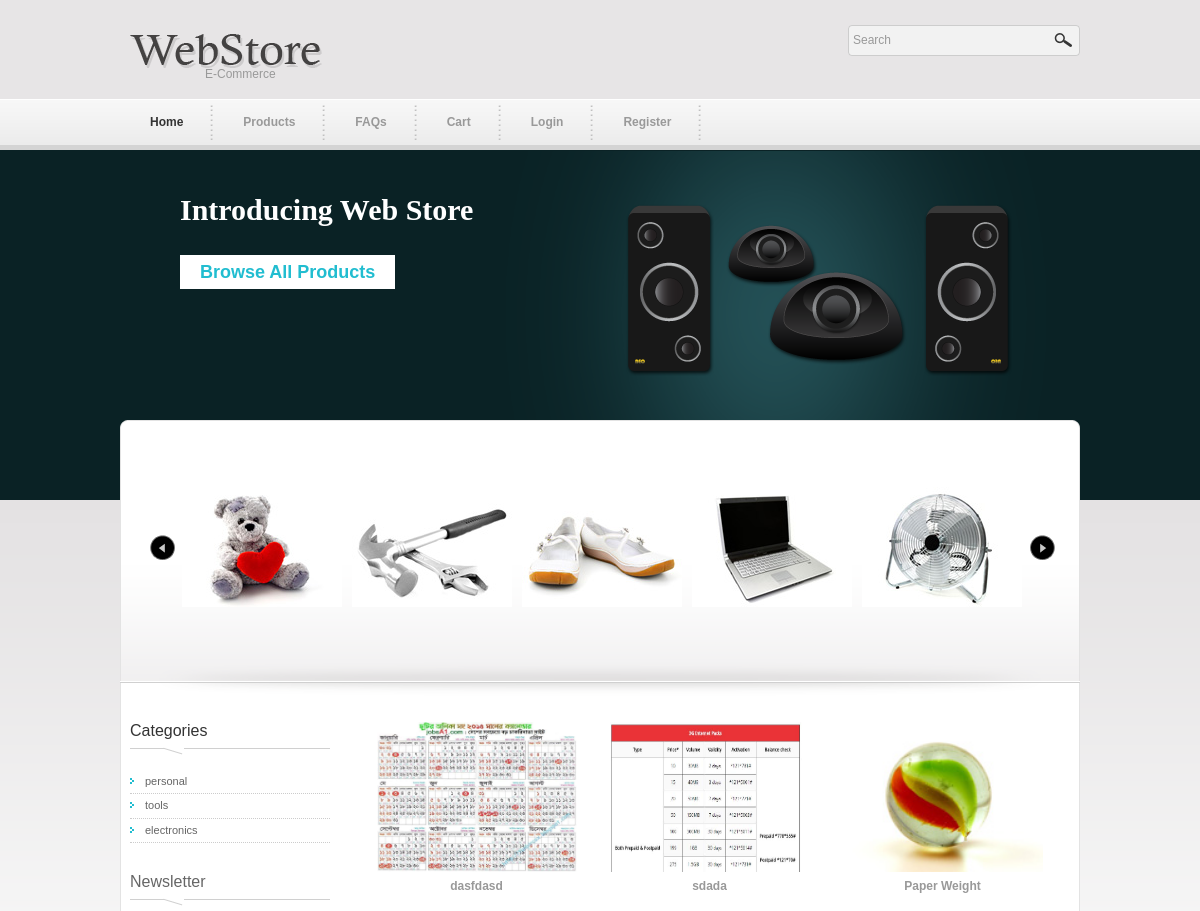
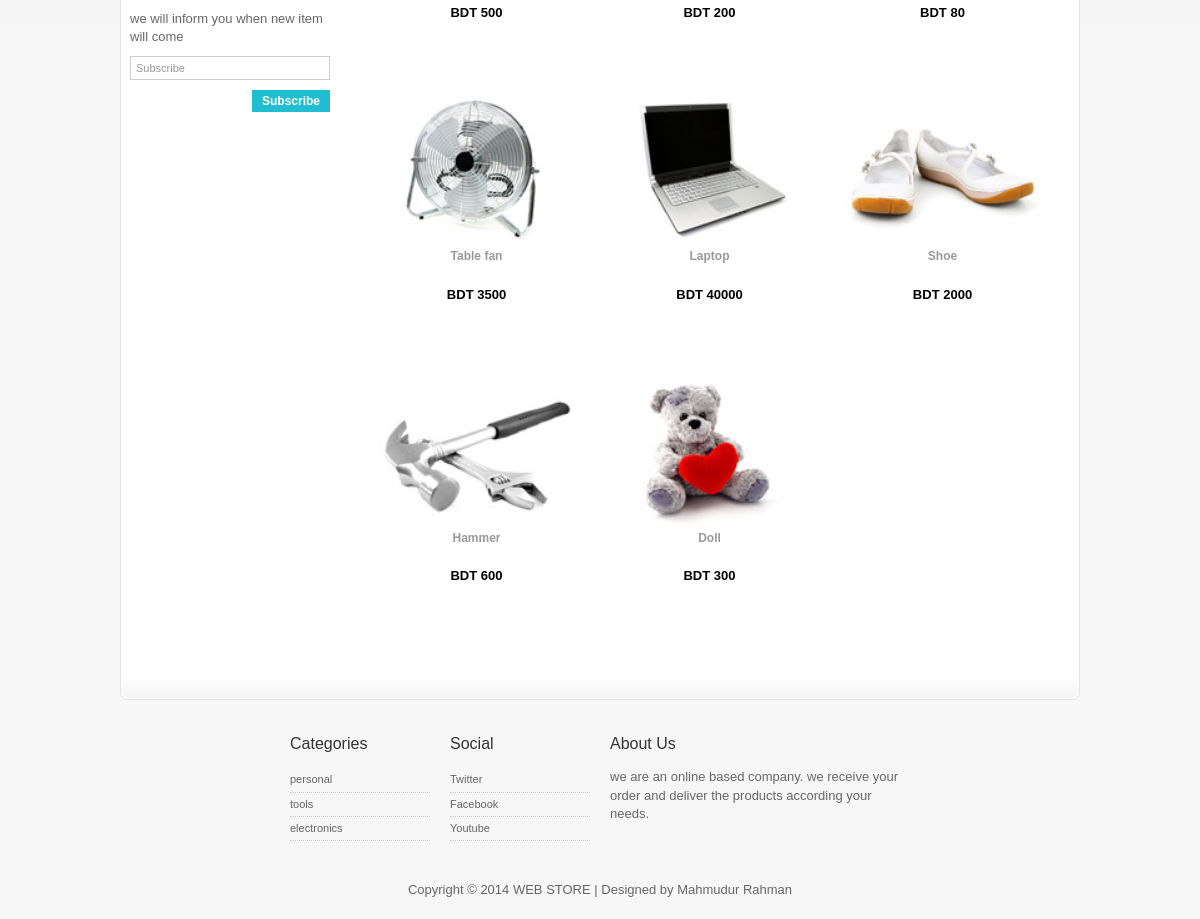
/products.php, run on the app's committed database (2 pictures, top to bottom).
### tables this page shows
CREATE TABLE IF NOT EXISTS `products` (
  `product_id` int(11) NOT NULL AUTO_INCREMENT,
  `product_name` varchar(100) DEFAULT NULL,
  `description` varchar(2000) DEFAULT NULL,
  `price` int(11) DEFAULT NULL,
  `availability` int(11) DEFAULT NULL,
  `model` varchar(50) DEFAULT NULL,
  `manufacturer` varchar(50) DEFAULT NULL,
  `category` varchar(50) DEFAULT NULL,
  `image_link` varchar(200) DEFAULT NULL,
  `sell` int(11) DEFAULT NULL,
  `view` int(11) DEFAULT NULL,
  `featured` varchar(10) DEFAULT NULL,
  PRIMARY KEY (`product_id`)
);

CREATE TABLE IF NOT EXISTS `category` (
  `id` int(11) NOT NULL AUTO_INCREMENT,
  `category` varchar(50) DEFAULT NULL,
  PRIMARY KEY (`id`)
);

### products.php (the view, shortened to what this page needs)
<?php include 'header.php';
$sql = "";
if(isset($_GET['category'])){
	$cat = $_GET['category'];
	$sql = "SELECT * FROM products WHERE category='$cat' ORDER BY product_id DESC LIMIT 0,8";
}else{
	$sql = "SELECT * FROM products ORDER BY product_id DESC LIMIT 0,8";
}
  ?>
        <div id="content">
			<?php
				$res = mysql_query($sql);
				while($row = mysql_fetch_array($res)){ ?>
					<div class="col col_14 product_gallery">
						<a href="productdetail.php?product_id=<?php echo $row['product_id']; ?>"><img width="200" height="150" src="<?php echo $row['image_link'] ?>" alt="Product 01" /></a>
						<h3><?php echo $row['product_name'] ?></h3>
						<p class="product_price">BDT <?php echo $row['price'] ?></p>
					</div>
				<?php }
			?>
        </div>
       <?php include 'footer.php';  ?>

### header.php (shortened to what this page needs)
<!DOCTYPE html PUBLIC "-//W3C//DTD XHTML 1.0 Transitional//EN" "http://www.w3.org/TR/xhtml1/DTD/xhtml1-transitional.dtd">
<html xmlns="http://www.w3.org/1999/xhtml">
<head>
<link rel="stylesheet" type="text/css" href="css/styles.css" />
<link href="css/templatemo_style.css" rel="stylesheet" type="text/css" />
<link rel="stylesheet" type="text/css" href="css/ddsmoothmenu.css" />
</head>
<body id="home">
<div id="templatemo_wrapper">
	<div id="templatemo_header">
    	<div id="site_title"><h1><a href="">E-Commerce</a></h1></div>
        <div id="header_right">
            <div id="templatemo_search">
                <form action="products.php" method="get">
                  <input type="text" value="Search" name="search" id="keyword" title="keyword" onfocus="clearText(this)" onblur="clearText(this)" class="txt_field" />
                  <input type="submit" value="" alt="Search" id="searchbutton" title="Search" class="sub_btn"  />
                </form>
            </div>
         </div>
    </div>
    <div id="templatemo_menu" class="ddsmoothmenu">
        <ul>
            <li><a href="index.php" class="selected">Home</a></li>
            <li><a href="products.php">Products</a>
            </li>
            <li><a href="faqs.php">FAQs</a></li>
            <li><a href="shoppingcart.php">Cart</a></li>
            <?php
				if(isset($_SESSION['user_id'])){
			?>
			<li><a href="#">Account</a>
				<ul>
					<li><a href="">hi, <?php
							echo username_from_user_id($_SESSION['user_id']);
					?>
					</a></li>
					<?php
						if(is_admin($_SESSION['user_id'])){
							echo '<li><a href="addproduct.php">Add new product</a></li>';
							echo '<li><a href="order.php">View Order</a></li>';
						}
					?>
					<li><a href="user_order.php">My Order</a></li>
					<li><a href="logout.php">Logout</a></li>
				</ul>
			</li>
			<?php }else{ ?>
				<li><a href="login.php">Login</a></li>
				<li><a href="register.php">Register</a></li>
			<?php  }
			?>
        </ul>
        <br style="clear: left" />
    </div>
    <div id="templatemo_middle">
    	<img src="images/templatemo_image_01.png" alt="Image 01" />
    	<h1>Introducing Web Store</h1>
        <a href="products.php" class="buy_now">Browse All Products</a>
    </div>
    <div id="templatemo_main_top"></div>
    <div id="templatemo_main">
    	<div id="product_slider">
    		<div id="SlideItMoo_outer">
                <div id="SlideItMoo_inner">
                    <div id="SlideItMoo_items">
						<?php
							$sql = "SELECT * FROM products WHERE featured='yes'";
							$res = mysql_query($sql);
							while($row = mysql_fetch_array($res)){ ?>
								<div class="SlideItMoo_element">
									<a  href="productdetail.php?product_id=<?php echo $row['product_id'] ?>">
									<img width="160" height="120" src="<?php echo $row['image_link'] ?>" alt="<?php  echo $row['product_name']  ?>" /></a>
								</div>
							<?php }
						?>
                    </div>
                </div>
            </div>
        </div>
        <div id="sidebar">
            <h3>Categories</h3>
            <ul class="sidebar_menu">
					<?php
						$sql = "SELECT * FROM category";
						$result = mysql_query($sql);
						while($row = mysql_fetch_array($result)){
							echo '<li><a href="products.php?category='.$row['category'].'">'.$row['category'].'</a></li>';
						}
					?>
			</ul>
            <h3><a class="sidebar_title" href="" title=""  target="_blank">Newsletter</a></h3>
            <p>we will inform you when new item will come</p>
            <div id="newsletter">
                <form action="#" method="get">
                  <input type="text" value="Subscribe" name="email_newsletter" id="email_newsletter" title="email_newsletter" onfocus="clearText(this)" onblur="clearText(this)" class="txt_field" />
                  <input type="submit" name="subscribe" value="Subscribe" alt="Subscribe" id="subscribebtn" title="Subscribe" class="subscribebtn"  />
                </form>
            </div>
        </div>

### footer.php (shortened to what this page needs)
    </div>
    <div id="templatemo_footer">
		<div class="col col_16"><pre> </pre></div>
    	<div class="col col_16">
        	<h4>Categories</h4>
            <ul class="footer_menu">
					<?php
						$sql = "SELECT * FROM category LIMIT 0,3";
						$result = mysql_query($sql);
						while($row = mysql_fetch_array($result)){
							$cat = $row['category'];
							echo '<li><a href="products.php?category='.$cat.'">'.$cat.'</a></li>';
						}
					?>
		  </ul>
        </div>
        <div class="col col_16">
        	<h4>Social</h4>
            <ul class="footer_menu">
            	<li><a href="#">Twitter</a></li>
                <li><a href="#">Facebook</a></li>
                <li><a href="#">Youtube</a></li>
		  </ul>
        </div>
        <div class="col col_13 no_margin_right">
        	<h4>About Us</h4>
            <p>we are an online based company. we receive your order and deliver the products according your needs.</p>
        </div>
        <div class="cleaner h40"></div>
		<center>
			Copyright &copy; 2014 WEB STORE | Designed by <a href="http://www.facebook.com/raju.rajuk">Mahmudur Rahman</a>
		</center>
    </div>
</div>
</body>
</html>

### css/styles.css (style rules this page uses)
#SlideItMoo_outer { overflow: hidden; width: 940px; height: 150px; margin: 0 auto; background: none; display:block; position:relative; padding: 0; }
#SlideItMoo_inner { position:relative ; overflow:hidden ; width: 940px ; margin:0px auto 0px; padding: 10px 0px 10px; }
#SlideItMoo_items { display:block; position:relative; }
#SlideItMoo_items div.SlideItMoo_element { display:block; position:relative; float:left; margin: 0px 5px 0px; font-size:11px; width: 160px; height: 120px; text-align:center; font-family: Verdana, Geneva, sans-serif; color:#000000; }
#SlideItMoo_items a { padding:0px; margin:3px 0px 3px; clear:both; display:block; background:none; padding:2px; }
#SlideItMoo_items a img { border:none; }
#order_btn,.order_btn,#subscribebtn { background: none repeat scroll 0 0 #21BDD0; border: medium none; color: #FFFFFF; display: inline-block; font-size: 12px; font-weight: 700; padding: 4px 10px; cursor:pointer; }

### css/ddsmoothmenu.css (style rules this page uses)
.ddsmoothmenu ul { z-index:100; margin: 0; padding: 0; list-style-type: none; }
.ddsmoothmenu ul li { position: relative; display: inline; float: left; }
.ddsmoothmenu ul li a { display: block; padding: 0 30px; height: 45px; line-height: 45px; font-size: 12px; color: #999; text-decoration: none; font-weight: 700; outline: none; text-align: center; background: url(images/templatemo_menu_divider.png) right center no-repeat }
.ddsmoothmenu ul li a.selected, .ddsmoothmenu ul li a:hover { color: #333; }

### data on the page
products: image_link (picture), product_name "Doll", price "300"
products: image_link (picture), product_name "Hammer", price "600"
products: image_link (picture), product_name "Shoe", price "2000"
products: image_link (picture), product_name "Laptop", price "40000"
products: image_link (picture), product_name "Table fan", price "3500"
category: category "personal"
category: category "tools"
category: category "electronics"
products: image_link (picture), product_name "dasfdasd", price "500"
products: image_link (picture), product_name "sdada", price "200"
products: image_link (picture), product_name "Paper Weight", price "80"
